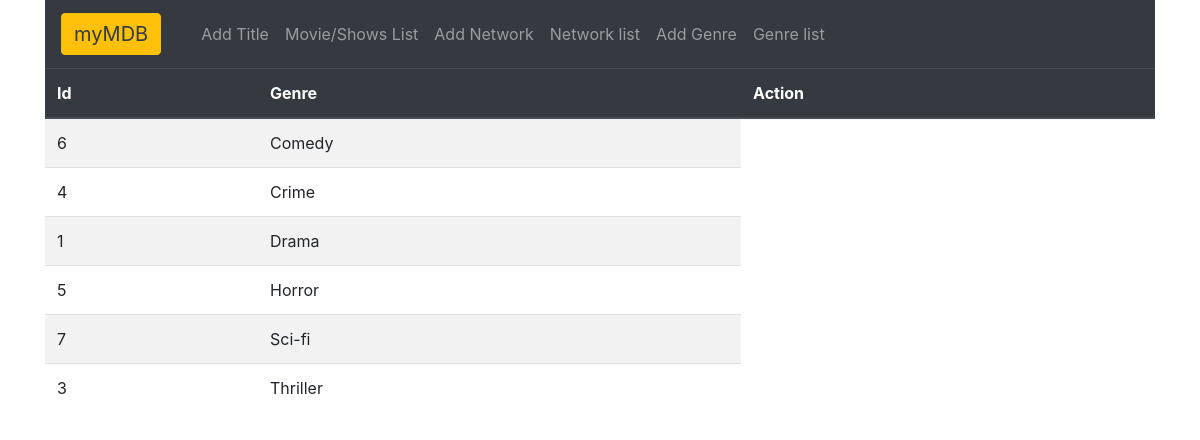
/shows/genre/list, run on an earlier commit of the app's database.
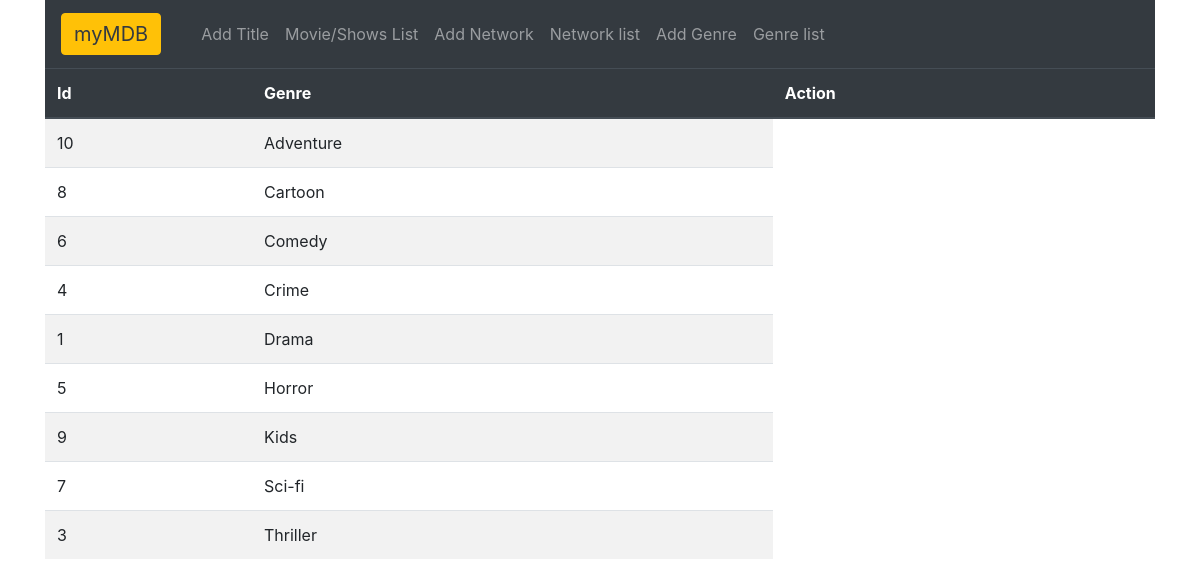
And on a later commit of the database.
### shows_app/models.py (models this page shows)
class Genre(models.Model):
    user = models.ForeignKey(User, related_name="genres", on_delete=models.CASCADE, null=True)
    name = models.CharField(max_length=255)
    created_at = models.DateTimeField(auto_now_add=True)
    modified_at = models.DateTimeField(auto_now_add=True)
    objects = GenreManager()

### shows_app/views.py (the view)
# urls.py: path('genre/list', views.genre_list),
def genre_list(request):
    context = {
        'genres': Genre.objects.all().order_by('name')
    }
    return render(request, 'genre_list.html', context)

### shows_app/templates/genre_list.html (shortened to what this page needs)
<!DOCTYPE html>
<html lang="en">
<head>
    {% load static %}
    <link rel="stylesheet" href="{% static 'css/style.css' %}">
    <link rel="stylesheet" href="https://stackpath.bootstrapcdn.com/bootstrap/4.5.0/css/bootstrap.min.css"
>
</head>
<body>
    <div class="container" style="vertical-align: top;">
        <div id="js_navmenu">
        </div>
        <table class="table table-striped table-hover">
            <thead class="thead-dark">
                <tr>
                    <th scope="col">Id</th>
                    <th scope="col">Genre</th>
                    <th scope="col">Action</th>
                </tr>
            </thead>
            <tbody>
                {% for genre in genres %}
                <tr>
                    <td>{{genre.id}}</td>
                    <td>{{genre.name}}</td>
                </tr>
                {% endfor %}
            </tbody>
        </table>
    </div>
</body>
</html>

What changed in the data, as far as the page shows it:
added Genre: id "10", name "Adventure"
added Genre: id "8", name "Cartoon"
added Genre: id "9", name "Kids"
